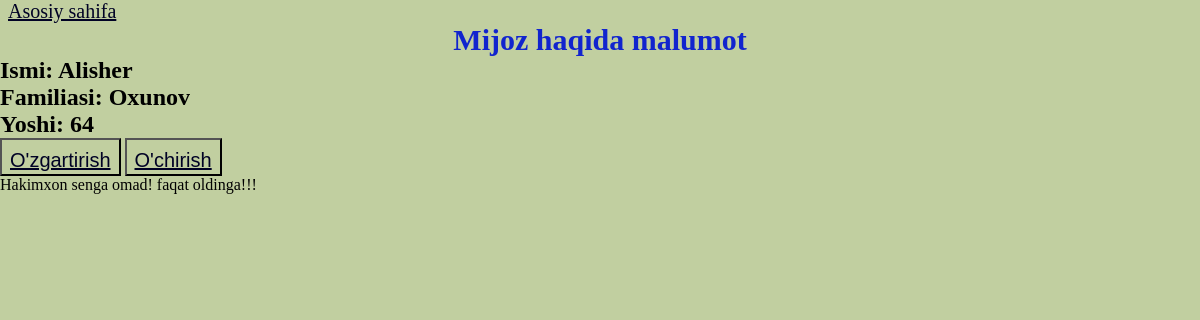
The app's page /leads/7/ with its own data.
### leads/models.py (models this page shows, shortened)
class Lead(models.Model):
  fristName = models.CharField(max_length=20)
  lastName = models.CharField(max_length=20)
  age = models.IntegerField(default=0)
  email = models.EmailField(max_length=50)
  agent = models.ForeignKey("Agent", blank = True, on_delete=models.CASCADE)

### leads/views.py (the view)
# urls.py: path('<int:pk>/', leads_detail),
def leads_detail(request, pk):
  lead = get_object_or_404(models.Lead, id=pk)
  context = {
    "lead": lead
  }
  return render(request, 'details.html', context)

### template/details.html (shortened to what this page needs)
<!DOCTYPE html>
<html lang="en">
<head>
  <link rel="stylesheet" href="/static/css/main.css">
</head>
<body>
  <a href="/leads">Asosiy sahifa</a>
  <h1>Mijoz haqida malumot</h1>
  <h2> Ismi: {{lead.fristName}} </h2>
  <h2> Familiasi: {{lead.lastName}}  </h2>
  <h2> Yoshi: {{lead.age}}  </h2>
  <button>
    <a href="/leads/{{ lead.pk }}/update">O'zgartirish</a>
  </button>
  <button>
    <a href="/leads/{{ lead.pk }}/delete">O'chirish</a>
  </button>
  <p>
    Hakimxon senga omad! faqat oldinga!!!
  </p>
</body>
</html>

### static/css/main.css (style rules this page uses)
* { margin: 0; padding: 0; background: rgb(193, 207, 160); }
h1 { text-align: center; color: rgb(17, 36, 206); font-size: 30px; }
a { font-size: 20px; margin: 8px; text-align: center; color: rgb(1, 2, 37); background: none; }
label, input, select, button { font-size: 30px; }

### records on screen
Lead: fristName "Alisher", lastName "Oxunov", age "64"
